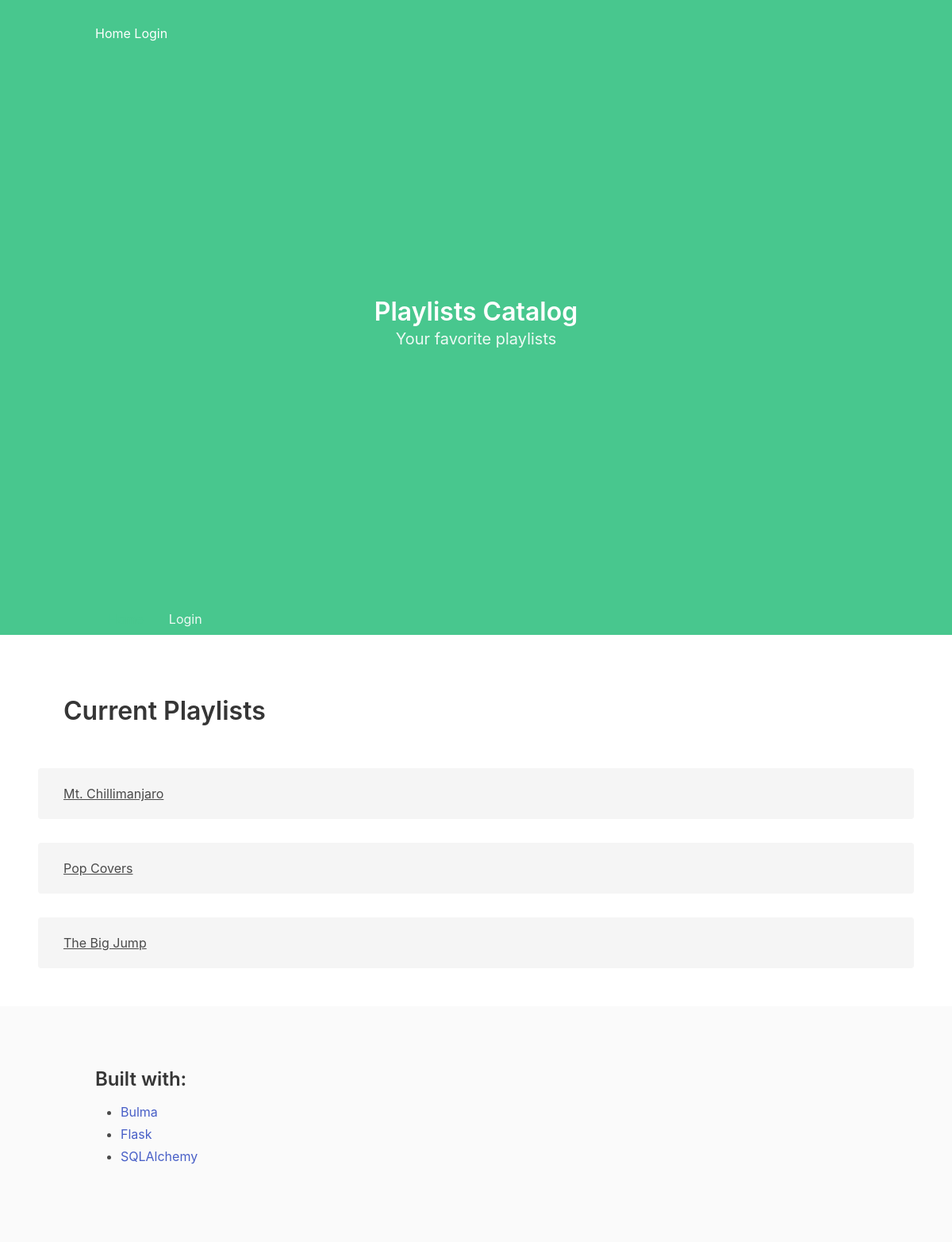
/playlists/, run on the app's committed database.
### database_setup.py (models this page shows, shortened)
class Playlist(Base):
    __tablename__ = "playlist"
    id = Column(Integer, primary_key = True)
    name = Column(String(250), nullable = False)
    user_id = Column(Integer, ForeignKey("user.id"))
    user = relationship(User)
    songs = relationship("Songs", cascade="all, delete")

### project.py (the view)
@app.route("/")
@app.route("/playlists/")
def showPlaylist():
    playlists = session.query(Playlist).order_by(asc(Playlist.name))
    if "user_id" not in login_session:
        return render_template("publicplaylists.html", playlists=playlists)
    else:
        return render_template("playlists.html", playlists=playlists)

### templates/publicplaylists.html (shortened to what this page needs)
{% extends "main.html" %}
{% block content %}
<section class="hero is-success is-fullheight">
  <div class="hero-head">
    <header class="nav">
      <div class="container">
        <div class="nav-right nav-menu">
          <a href="{{url_for('showPlaylist')}}" class="nav-item">Home</a>
          {% if 'user_id' not in session %}
          <a href="{{url_for('showLogin')}}" class="nav-item">Login</a>
          {% else %}
          <a href="{{url_for('disconnect')}}" class="nav-item">Logout</a>
          {% endif %}
        </div>
      </div>
    </header>
  </div>
  <div class="hero-body">
    <div class="container has-text-centered">
      <h1 class="title">Playlists Catalog</h1>
      <h2 class="subtitle">Your favorite playlists</h2>
    </div>
  </div>
  <div class="hero-foot">
    <nav class="tabs">
      <div class="container">
        <ul>
          <li class="is-active">
            <a href="{{url_for('showPlaylist')}}">Home</a>
          </li>
        {% if "user_id" not in session %}
          <li>
            <a href="{{url_for('showLogin')}}">Login</a>
          </li>
        {% else %}
          <li>
            <a href="{{url_for('disconnect')}}">Logout</a>
          </li>
        {% endif %}
        </ul>
      </div>
    </nav>
  </div>
</section>
<section class="section">
<div class="container is-fluid">
  <h1 class="title">Current Playlists</h1>
</div>
<br>
{% for i in playlists %}
  <div class="container is-fluid notification">
      <h1 class="is-large">
      <a href="{{url_for('showSongs', playlist_id = i.id)}}">{{i.name}}</a></h1>
  </div>
{% endfor %}
</section>
{% include "footer.html" %}
{% endblock %}

### static/styles.css (style rules this page uses)
.container { margin-top: 30px; }

### data on the page
Playlist: name "Mt. Chillimanjaro"
Playlist: name "Pop Covers"
Playlist: name "The Big Jump"
